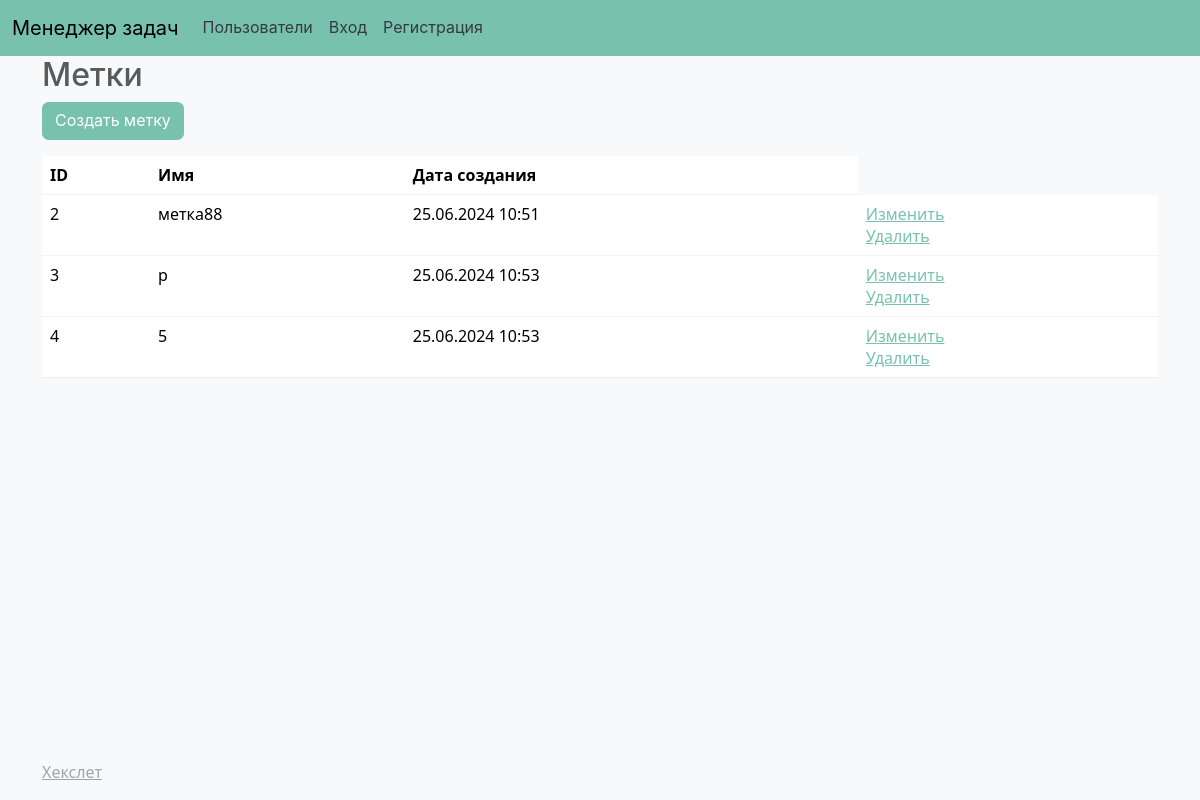
The app's page /labels/, older data.
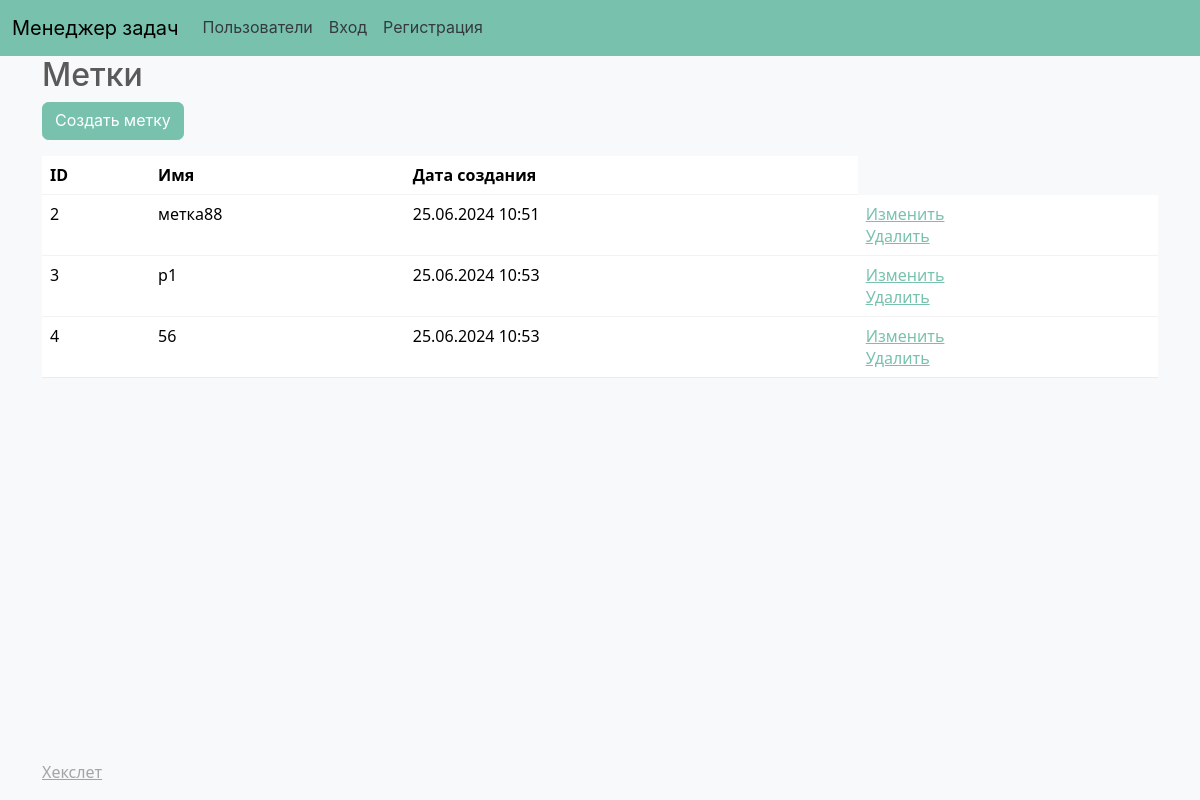
The same page, newer data.
### task_manager/models.py (models this page shows, shortened)
class Label(models.Model):
    name = models.CharField(max_length=100, unique=True)
    created_at = models.DateTimeField(auto_now_add=True)

### task_manager/views.py (the view)
# urls.py: path('labels/', views.labels_list, name='labels-list'),
def labels_list(request):
    labels = Label.objects.all()
    return render(request, 'labels/labels.html', {'labels': labels})

### task_manager/templates/labels/labels.html (shortened to what this page needs)
{% extends 'base.html' %}
{% load static %}
{% load i18n %}
{% block content %}
  <div class="labels-list-container">
    <h2>{% trans 'Labels' %}</h2>
    <form method="get" action="{% url 'label_create' %}" class="labels-list-form">
      <button type="submit" class="btn btn-primary">{% trans 'Create Label' %}</button>
    </form>
    <table class="table">
      <thead>
        <tr>
          <th>ID</th>
          <th>{% trans 'Name' %}</th>
          <th>{% trans 'Creation date' %}</th>
        </tr>
      </thead>
      <tbody>
        {% for label in labels %}
          <tr>
            <td>{{ label.id }}</td>
            <td>{{ label.name }}</td>
            <td>{{ label.created_at|date:"d.m.Y H:i" }}</td>
            <td>
              <div><a href="{% url 'label_update' label.id %}">{% trans "Edit" %}</a></div>
              <div><a href="{% url 'label_delete' label.id %}">{% trans "Delete" %}</a></div>
            </td>
          </tr>
        {% endfor %}
      </tbody>
    </table>
  </div>
{% endblock %}

Row changes from the older to the newer data that the page shows:
changed Label id 3: name "р" → "р1"
changed Label id 4: name "5" → "56"
